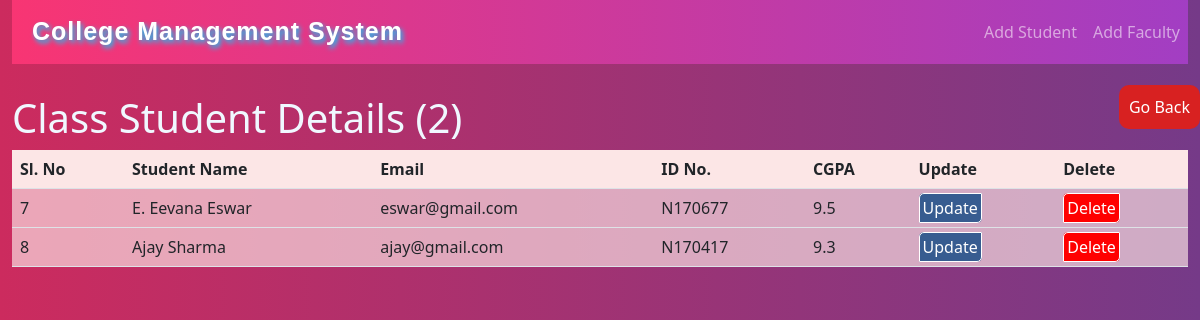
Page /class/8 on the committed database.
### students/models.py (models this page shows, shortened)
class Student(models.Model):
    classname = models.ForeignKey(Class, on_delete=models.CASCADE)
    stud_name = models.CharField(max_length=50)
    idnum = models.CharField(max_length=10)
    email = models.EmailField()
    cgpa = models.FloatField()

### students/views.py (the view)
# urls.py: path('class/<int:id>', views.viewclass),
def viewclass(request, id):
    clas = models.Class.objects.get(id=id)
    students = models.Student.objects.all()
    studcount = models.Student.objects.filter(classname = clas).count()
    context = {
        'students':students,
        'class' : clas,
        'count' : studcount,
    }
    return render(request, 'class.html', context)

### templates/class.html (shortened to what this page needs)
{% load static %}
<html lang="en">
  <head>
    <link
      rel="stylesheet"
      href="{% static 'bootstrap/css/bootstrap.min.css' %}"
    />
    <link rel="stylesheet" href="{% static 'style.css' %}" />
  </head>
  <body>
    <div class="container-fluid">
      <nav class="navbar navbar-expand-lg navbar-dark">
        <a href="" class="navbar-brand">College Management System</a>
        <ul class="navbar-nav ms-auto mb-2 mb-lg-0">
          <li class="nav-item">
            <a href="addstudent/{{ class.id }}" class="nav-link">Add Student</a>
          </li>
          <li class="nav-item">
            <a href="addfaculty" class="nav-link">Add Faculty</a>
          </li>
        </ul>
      </nav>
      <div class="row">
      <h1 class="indexHeads col">Class Student Details ({{ count }})</h1>
      <button class="backbtn col-2"><a href="/index" class="backlink">Go Back</a></button>
    </div>
      <table class="table table-hover">
        <thead class="theadbg">
          <tr>
            <th>Sl. No</th>
            <th>Student Name</th>
            <th>Email</th>
            <th>ID No.</th>
            <th>CGPA</th>
            <th>Update</th>
            <th>Delete</th>
          </tr>
        </thead>
        <tbody class="tbodybg">
          {% for student in students %}
          {% if student.classname.classname == class.classname %}
          <tr>
            <td>{{ forloop.counter }}</td>
            <td>{{ student.stud_name }}</td>
            <td>{{ student.email }}</td>
            <td>{{ student.idnum }}</td>
            <td>{{ student.cgpa }}</td>
            <td><a href="update/{{ student.id }}" class="update">Update</a></td>
            <td><a href="delete/{{ student.id }}" class="delete">Delete</a></td>
          </tr>
          {% endif %}
          {% endfor %}
        </tbody>
      </table>
    </div>
  </body>
</html>

### static/style.css (style rules this page uses)
body { background-image: linear-gradient(90deg, #cc2b5e, #753a88); background-size: cover; background-attachment: fixed; }
.theadbg { background-color: rgb(252, 230, 230); }
.tbodybg { background-color: rgba(252, 230, 230, 0.664); }
.indexHeads { color: aliceblue; margin-top: 30px; }
.backbtn { background-color: rgb(216, 33, 33); border: none; border-radius: 10px; width: fit-content; height: fit-content; margin-left: 20%; margin: auto; padding: 10px; }
.backlink { color: white; text-decoration: none; }
.update { border-radius: 5px 0px; border: 0.5px solid rgb(255, 255, 255); background-color: #375c90; padding: 3px; color: rgb(255, 255, 255); text-decoration: none; }
.delete { background-color: rgb(255, 0, 0); border-radius: 5px 0px; border: 0.5px solid rgb(255, 255, 255); padding: 3px; color: rgb(255, 255, 255); text-decoration: none; }
.navbar { background-image: linear-gradient(90deg, #f83573, #a23ec3); }
.navbar-brand { padding-left: 20px; font-weight: bold; font-family:Arial, Helvetica, sans-serif; font-size: 25px; letter-spacing: 1px; text-shadow: 2px 3px 5px rgb(0, 208, 255); }

### rows in the picture
Student: stud_name "E. Eevana Eswar", email "eswar@gmail.com", idnum "N170677", cgpa "9.5"
Student: stud_name "Ajay Sharma", email "ajay@gmail.com", idnum "N170417", cgpa "9.3"

### other values in the picture
{{ count }} "2"
